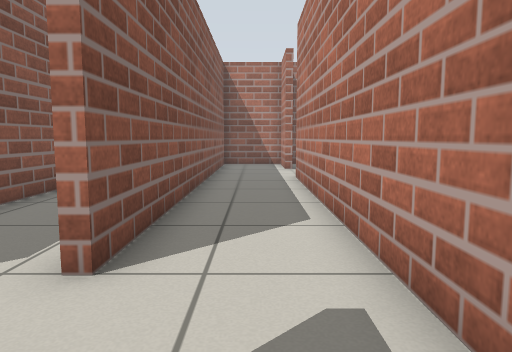
[1] (above)

17 first-person views from a walk through a world built for the Gazebo simulator. The camera is 0.67 m above the floor, tilts 6° down and sees 70° across. The floor is counted in squares, 0.5 m on a side. Each view is taken from the middle of a square. On the plan, view 1 faces up. The plan holds only what a view shows up to about 15 squares ahead; the rest is blank.

[2]
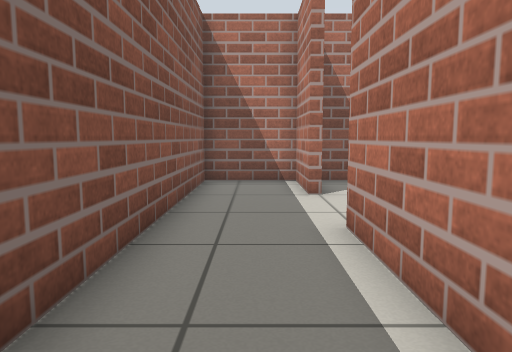

[3]
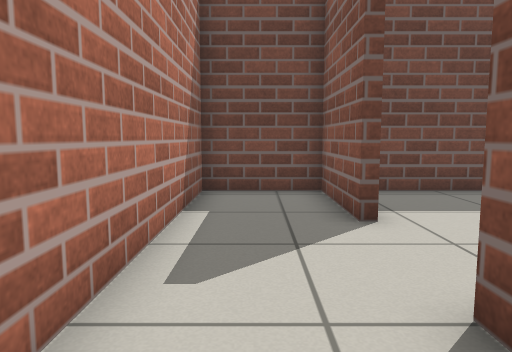

[4]
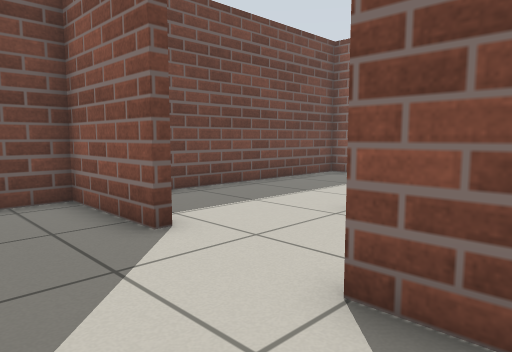

[5]
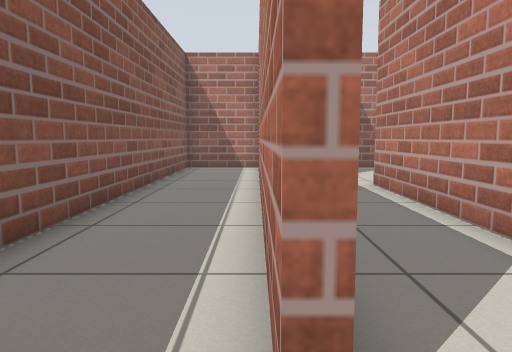

[6]
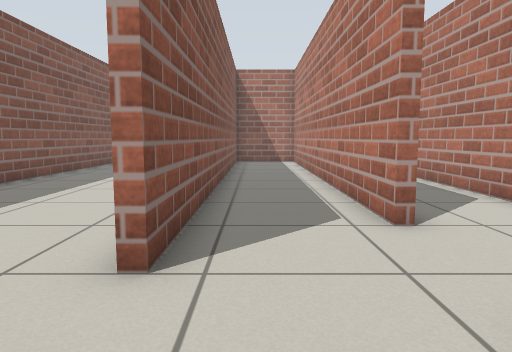

[7]
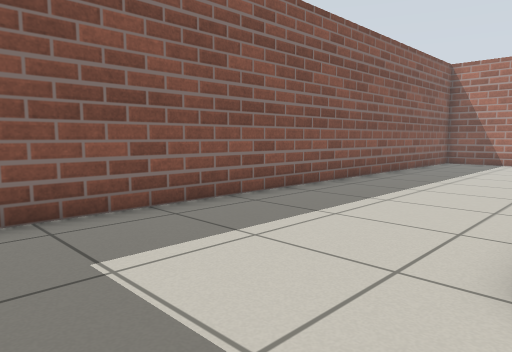

[8]
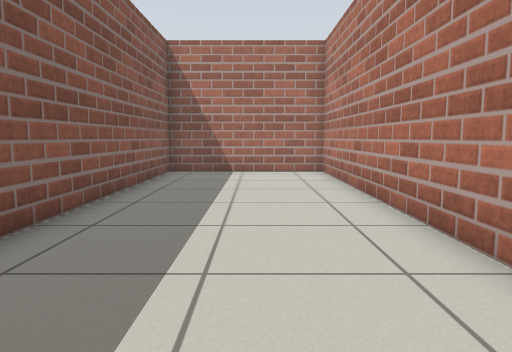

[9]
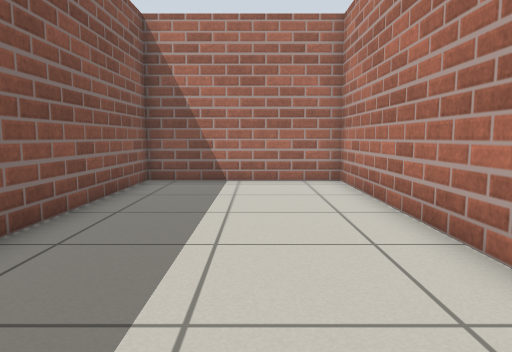

[10]
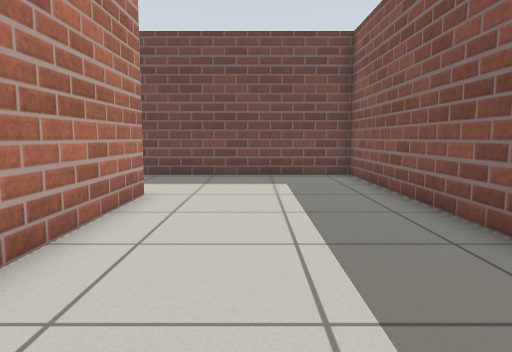

[11]
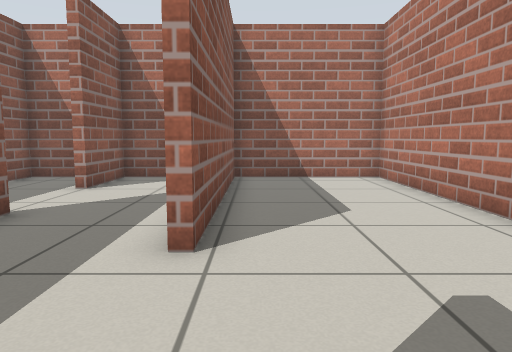

[12]
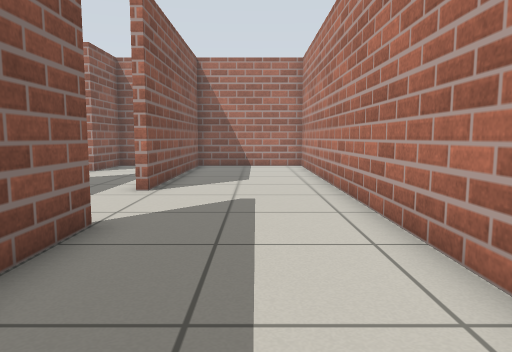

[13]
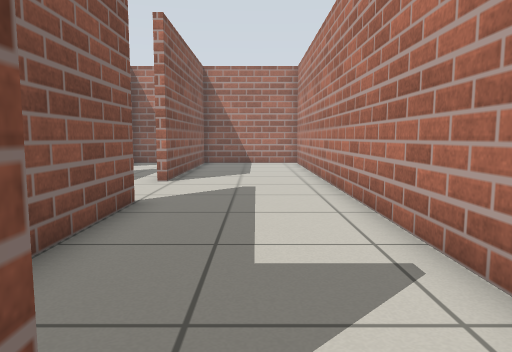

[14]
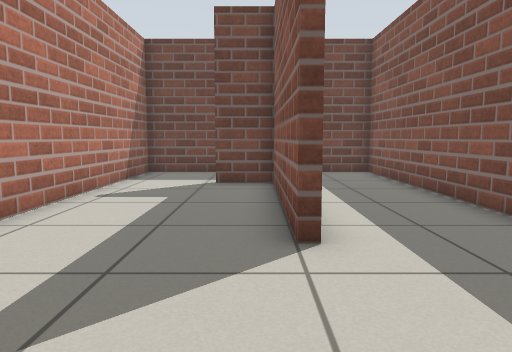

[15]
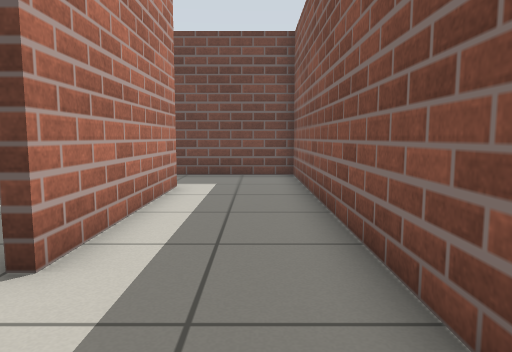

[16]
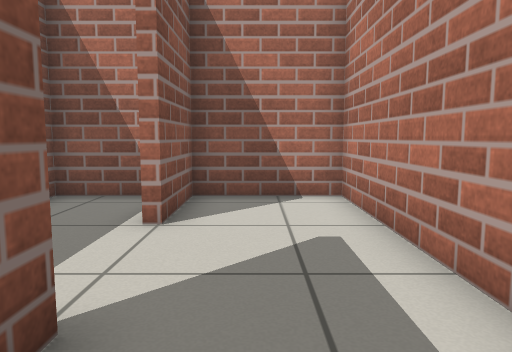

[17]
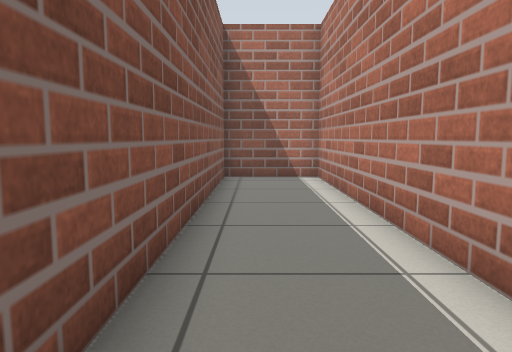

### Floor plan
Points are (right, up) in squares from view 1. A wall is a line through its corners. A room is listed if a view was taken in it or the views show most of it. See-through windows are left out.
Room 1 (views 1, 2, 3, 4, 5)
walls: (5, 12.6) (5, 18.3) (1.6, 18.3) (1.6, 15.5) (1.4, 15.5) (1.4, 18.3) (-1.6, 18.3) (-1.6, 3.4) (-1.9, 3.4); (-1.6, 0.4) (-1.6, -3.1) (1.4, -3.1) (1.4, 12.4)
ways out: opening at (-2, 2) to room 2; opening at (3.5, 11.5) to room 5
Room 2 (views 6, 7, 17)
walls: (-1.9, 3.4) (-1.9, 18.3) (-5.1, 18.3) (-5.1, 1.4); (-5.5, -3.1) (-3, -3.1)
ways out: opening at (-2, 2) to room 1; opening at (-5, -0.5) to room 3
Room 3 (views 8, 9, 10)
walls: (-5.4, 1.4) (-5.4, 18.3) (-11.4, 18.3) (-11.4, -3.1) (-5.5, -3.1)
ways out: opening at (-5, -0.5) to room 2
Room 4 (views 11, 12, 14)
walls: (5.5, 6.5) (5.5, 0.3) (7.2, 0.3); (10.2, -0.6) (10.2, 18.3) (5.3, 18.3) (5.3, 10.2) (4.9, 10.2)
ways out: opening at (5, 8.5) to room 5; opening at (8.5, 0) to room 5
Room 5 (views 13, 15, 16)
walls: (5.2, -0.1) (5.2, 6.5); (1.6, 8.3) (1.6, -3.1) (5.9, -3.1); (7.5, -3.1) (10.2, -3.1) (10.2, -0.6); (1.6, 12.4) (1.6, 11.8)
ways out: opening at (3.5, 11.5) to room 1; opening at (5, 8.5) to room 4; opening at (8.5, 0) to room 4

Positions as (right, up) in squares from view 1, and headings:
1: (0, 0), facing up
2: (0, 7), facing up
3: (0, 6), facing down
4: (1, 5), facing down-left
5: (-2, 2), facing up
6: (-4, -2), facing up
7: (-5, -2), facing up-left
8: (-8, 4), facing up
9: (-8, 7), facing up
10: (-8, 10), facing down
11: (6, 6), facing up
12: (8, 1), facing up
13: (8, -1), facing up
14: (6, 11), facing down
15: (3, 10), facing down
16: (3, 10), facing up
17: (-4, 6), facing up
